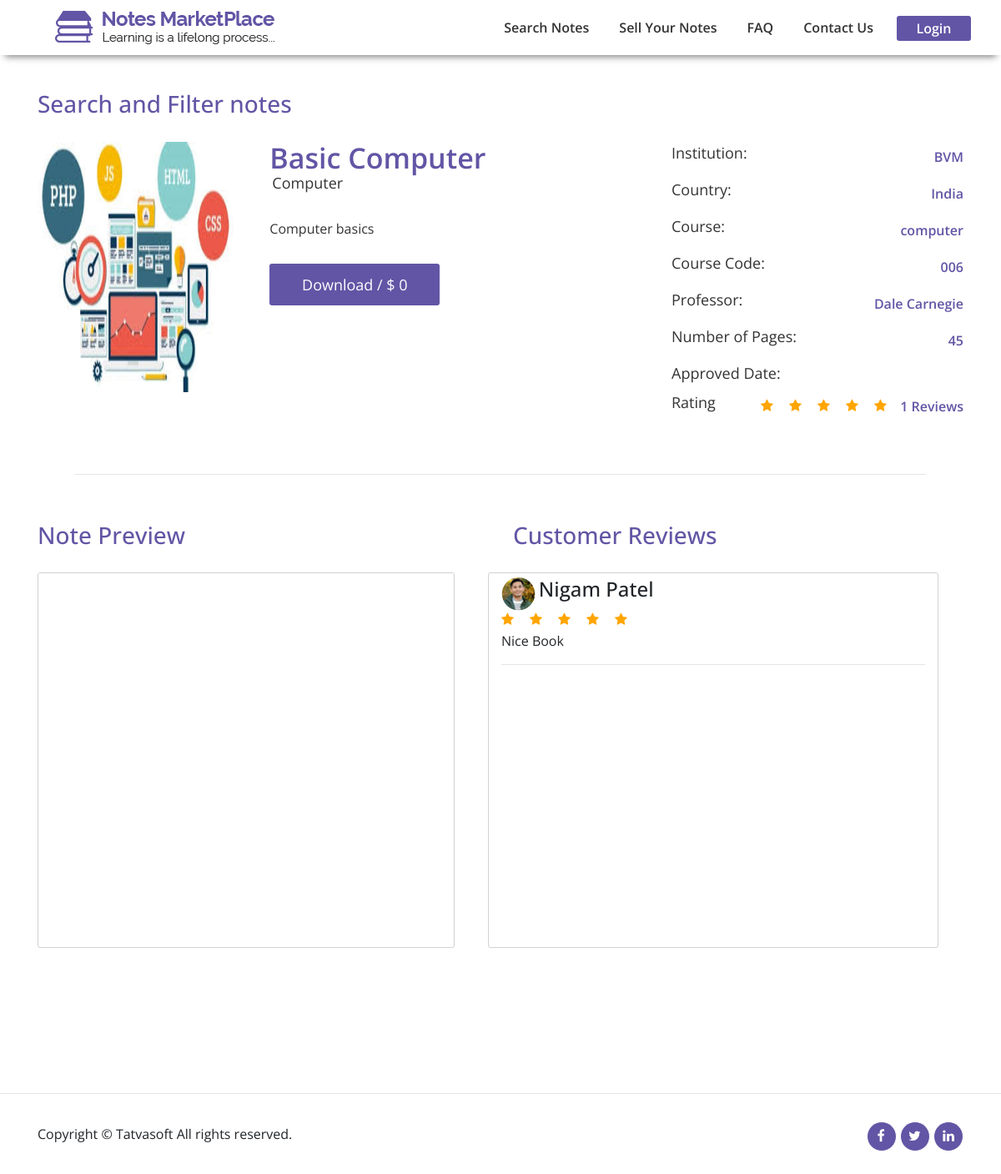
The app's page /note-details.php?id=6 with its own data.
### tables this page shows
CREATE TABLE `seller_notes` (
  `id` int(11) NOT NULL,
  `seller_id` int(11) NOT NULL,
  `status` int(11) NOT NULL,
  `ActionedBy` int(11) DEFAULT NULL,
  `AdminRemarks` varchar(500) DEFAULT NULL,
  `Published_date` datetime DEFAULT NULL,
  `Title` varchar(100) NOT NULL,
  `Category` int(11) NOT NULL,
  `Display_picture` varchar(500) DEFAULT NULL,
  `Note_type` int(11) DEFAULT NULL,
  `Number_of_pages` int(11) DEFAULT NULL,
  `Description` varchar(500) NOT NULL,
  `University_name` varchar(200) DEFAULT NULL,
  `Country` int(11) DEFAULT NULL,
  `Course` varchar(100) DEFAULT NULL,
  `Course_code` varchar(100) DEFAULT NULL,
  `Professor` varchar(100) DEFAULT NULL,
  `IsPaid` int(11) NOT NULL,
  `Selling_price` decimal(10,0) DEFAULT NULL,
  `NotesPreview` varchar(500) DEFAULT NULL,
  `CreatedDate` datetime DEFAULT NULL,
  `CreatedBy` int(11) DEFAULT NULL,
  `ModifiedDate` datetime DEFAULT NULL,
  `ModifiedBy` int(11) DEFAULT NULL,
  `IsActive` bit(2) NOT NULL DEFAULT b'1'
);

CREATE TABLE `notecategories` (
  `id` int(11) NOT NULL,
  `Name` varchar(100) NOT NULL,
  `Description` varchar(500) NOT NULL,
  `CreatedDate` datetime DEFAULT NULL,
  `CreatedBy` int(11) DEFAULT NULL,
  `ModifiedDate` datetime DEFAULT NULL,
  `ModifiedBy` int(11) DEFAULT NULL,
  `IsActive` bit(2) NOT NULL
);

CREATE TABLE `countries` (
  `id` int(11) NOT NULL,
  `Name` varchar(100) NOT NULL,
  `Country_code` varchar(100) NOT NULL,
  `CreatedDate` datetime DEFAULT NULL,
  `CreatedBy` int(11) DEFAULT NULL,
  `ModifiedDate` datetime DEFAULT NULL,
  `ModifiedBy` int(11) DEFAULT NULL,
  `IsActive` bit(2) NOT NULL
);

CREATE TABLE `seller_notes_attachments` (
  `id` int(11) NOT NULL,
  `note_id` int(11) NOT NULL,
  `File_name` varchar(100) NOT NULL,
  `File_path` varchar(500) NOT NULL,
  `CreatedDate` datetime DEFAULT NULL,
  `CreatedBy` int(11) DEFAULT NULL,
  `ModifiedDate` datetime DEFAULT NULL,
  `ModifiedBy` int(11) DEFAULT NULL,
  `IsActive` bit(2) NOT NULL DEFAULT b'1'
);

CREATE TABLE `users` (
  `id` int(11) NOT NULL,
  `role_id` int(11) NOT NULL,
  `FirstName` varchar(50) NOT NULL,
  `LastName` varchar(50) NOT NULL,
  `Email_id` varchar(100) NOT NULL,
  `Password` varchar(125) NOT NULL,
  `IsEmailVerified` bit(1) DEFAULT NULL,
  `CreatedDate` datetime DEFAULT current_timestamp(),
  `CreatedBy` int(11) DEFAULT 0,
  `ModifiedDate` datetime DEFAULT NULL,
  `ModifiedBy` int(11) DEFAULT NULL,
  `IsActive` bit(2) NOT NULL DEFAULT b'1'
);

CREATE TABLE `seller_notes_reviews` (
  `id` int(11) NOT NULL,
  `note_id` int(11) NOT NULL,
  `reviewer_id` int(11) NOT NULL,
  `download_id` int(11) NOT NULL,
  `Ratings` decimal(10,0) NOT NULL,
  `Comments` varchar(500) NOT NULL,
  `CreatedDate` datetime DEFAULT NULL,
  `CreatedBy` int(11) DEFAULT NULL,
  `ModifiedDate` datetime DEFAULT NULL,
  `ModifiedBy` int(11) DEFAULT NULL,
  `IsActive` bit(2) NOT NULL
);

### note-details.php (the view, shortened to what this page needs)
<?php
include 'includes/functions.php';
$noteId = $_REQUEST['id'];
 $sql = mysqli_query($conn,"select * from `seller_notes` where `id` = '$noteId'");
 if(mysqli_num_rows($sql)>0){
     while($row=mysqli_fetch_array($sql)){
         $title = $row['Title'];
         $catId = $row['Category'];
         $desc = $row['Description'];
         $price = $row['Selling_price'];
         $noteImage = $row['Display_picture'];
         $institute =$row['University_name'];
         $countryId = $row['Country'];
         $course = $row['Course'];
         $code= $row['Course_code'];
         $professor=$row['Professor'];
         $pages = $row['Number_of_pages'];
         $date = $row['Published_date'];
     }
     $selectCat = mysqli_query($conn,"select * from `notecategories` where `id` = '$catId' ");
     while($row1=mysqli_fetch_array($selectCat)){
         $category = $row1['Name'];
     }
     $selectCountry = mysqli_query($conn,"select * from `countries` where `id` = '$countryId'");
     while($row2=mysqli_fetch_array($selectCountry)){
        $country = $row2['Name'];
    }
    $notePreview = mysqli_query($conn,"select * from `seller_notes_attachments` where `note_id` = '$noteId' ");
    while($row3=mysqli_fetch_array($notePreview)){
        $pdf = $row3['File_path'];
    }
 }
?>
<!DOCTYPE html>
<html lang="en">
<head>
	<link rel="stylesheet" href="css/bootstrap/bootstrap.min.css">
	<link rel="stylesheet" href="css/font-awesome/css/font-awesome.min.css">
	<link rel="stylesheet" href="css/font-awesome/css/font-awesome.css">
	<link rel="stylesheet" href="css/style.css">
	<link rel="stylesheet" href="css/responsive.css">
</head>
<body class="note-details-page dashboard">
<?php include 'header.php';?>
<div class="heading-first">
		<div class="container">
			<h3>Search and Filter notes</h3>
		</div>
	</div>
	<section class="note-details">
		<div class="container">
			<div class="row">
				<div class="col-lg-8 col-md-12">
					<div class="row">
						<div class="col-md-4">
							<img src="<?php echo $noteImage; ?>" alt="">
						</div>
						<div class="col-md-8 padding-0">
							<h3 class="book-name"><?php echo $title; ?></h3>
							<sub class="book-cat"><?php echo $category; ?></sub>
							<p class="book-desc"><?php echo $desc; ?> </p>
 							<?php
								if(isset($_SESSION['userIdentifier'])){
									if($price > 0){
									echo '<button type="submit" class="btn book-download-btn" data-toggle="modal" data-target="#exampleModalConfirm" name="submit">Download / $ '.$price.' </button>';
									}
									else{
										echo '<button type="submit" class="btn book-download-btn" name="freeNote" id="freeNote">Download / $ '.$price.' </button>';
									}
								}
								else{
									echo '<form action="" method="POST">';
									echo '<button type="submit" class="btn book-download-btn" data-target="#exampleModalLong" name="submit">Download / $ '.$price.' </button>';
								}
								echo '</form>';
							?>
						</div>
					</div>
				</div>
				<div class="col-lg-4 col-md-12 col-12">
					<div class="row">
						<div class="col-md-4"><label for="" class="static-label">Institution:</label></div>
						<div class="col-md-8 text-right"><label for="" class="text-right dynamic-label"><?php echo $institute; ?></label></div>
					</div>
					<div class="row">
						<div class="col-md-4"><label for="" class="static-label">Country:</label></div>
						<div class="col-md-8 text-right"><label for="" class="text-right dynamic-label"><?php echo $country; ?></label></div>
					</div>
					<div class="row">
						<div class="col-md-4"><label for="" class="static-label">Course:</label></div>
						<div class="col-md-8 text-right"><label for="" class="text-right dynamic-label"><?php echo $course; ?></label></div>
					</div>
					<div class="row">
						<div class="col-md-7"><label for="" class="static-label">Course Code:</label></div>
						<div class="col-md-5 text-right"><label for="" class="text-right dynamic-label"><?php echo $code; ?></label></div>
					</div>
					<div class="row">
						<div class="col-md-4"><label for="" class="static-label">Professor:</label></div>
						<div class="col-md-8 text-right"><label for="" class="text-right dynamic-label"><?php echo $professor; ?></label></div>
					</div>
					<div class="row">
						<div class="col-md-8"><label for="" class="static-label">Number of Pages:</label></div>
						<div class="col-md-4 text-right"><label for="" class="text-right dynamic-label"><?php echo $pages; ?></label></div>
					</div>
					<div class="row">
						<div class="col-md-6"><label for="" class="static-label">Approved Date:</label></div>
						<div class="col-md-6 text-right"><label for="" class="text-right dynamic-label"><?php echo $date; ?></label></div>
					</div>
					<div class="row">
						<div class="col-md-6"><label for="" class="static-label">Rating</label></div>
						<div class="col-md-6 text-right">
							<?php
$qu = mysqli_query($conn,"select note_id,SUM(Ratings) as sum , COUNT(*) as countid from seller_notes_reviews where note_id = '$noteId'");
while($row3=mysqli_fetch_array($qu)){
  $counts = $row3['countid'];
if($counts==0){
  $avg=1;
}
else{
  $avg = $counts;
}
$sum = $row3['sum'];
$devide = ceil($sum / $avg);
}
 	?>
							<label for="" class="text-right dynamic-label"><?php echo $counts; ?> Reviews</label>
						</div>
						<div class="rating">
							<?php
						if($devide == 5){
               echo '
                <span class="fa fa-star checked" ></span>
                <span class="fa fa-star checked" ></span>
                <span class="fa fa-star checked" ></span>
                <span class="fa fa-star checked" ></span>
                <span class="fa fa-star checked" ></span>';
                }
        ?>
						</div>
					</div>
				</div>
			</div>
		</div>
	</section>
	<hr class="hr-1">
	<div class="container">
		<div class="row">
			<div class="col-lg-6 col-md-12 col-12">
				<div class="heading">
					<h3>Note Preview</h3>
				</div>
				<div id="Iframe-Cicis-Menu-To-Go" class="">
					<div class="responsive-wrapper
     responsive-wrapper-padding-bottom-90pct" style="-webkit-overflow-scrolling: touch; overflow: auto;">
						<iframe src="<?php echo $pdf; ?>">
							<p style="font-size: 110%;"><em><strong>ERROR: </strong>
									An &#105;frame should be displayed here but your browser version does not support &#105;frames.</em> Please update your browser to its most recent version and try again, or access the file <a href="http://unec.edu.az/application/uploads/2014/12/pdf-sample.pdf">with this link.</a></p>
						</iframe>
					</div>
				</div>
			</div>
			<div class="col-lg-6 col-md-12 col-12 mb-5">
				<div class="heading customer-review-heading">
					<h3>Customer Reviews</h3>
				</div>
            <div class="customer-reviews col-md-12">
            <?php
    $qu = mysqli_query($conn,"select SUM(Ratings) as sum , COUNT(*) as countid from seller_notes_reviews where note_id = '$noteId'");
    while($row3=mysqli_fetch_array($qu)){
  $counts = $row3['countid'];
  $sum = $row3['sum'];
if($counts==0){
    $avg=1;
  }
  else{
    $avg = $counts;
  }
  $devide = ceil($sum / $avg);
$select = mysqli_query($conn,"select * from seller_notes_reviews where note_id = '$noteId'");
while($fetch=mysqli_fetch_array($select)){
    $reviewer = $fetch['reviewer_id'];
$selectname = mysqli_query($conn,"select * from users where id = '$reviewer' ");
while($row5 = mysqli_fetch_array($selectname)){
 	?>
            <?php
					if(mysqli_num_rows($select) > 0){
                            ?>
           <div class="row">
                 <div class="col-md-1"><img src="images/User-Profile/user-img.png" alt=""></div>
                 <div class="col-md-10"><h4><?php
                  echo  $row5['FirstName'] .' '. $row5['LastName'];
                  ?>
						</h4></div>
                    <div class="ratings">
                    <?php
                    if($devide == 5){
               echo '
                <span class="fa fa-star checked" ></span>
                <span class="fa fa-star checked" ></span>
                <span class="fa fa-star checked" ></span>
                <span class="fa fa-star checked" ></span>
                <span class="fa fa-star checked" ></span>';
                }
        ?>
                    </div>
                <div class="col-md-12"> <?php echo $fetch['Comments']; ?> </div>
                </div>
                <hr>
                <?php
                  } } } }
?>
            </div>
            </div>
						</div>
						</div>
	<br><br><br><br>
	<footer>
		<hr>
		<div class="container">
			<div class="row">
				<div class="col-md-6">
					<p>Copyright &copy; Tatvasoft All rights reserved.</p>
				</div>
				<div class="col-md-6">
					<div class="social-list text-right">
						<a href="#"><i class="fa fa-facebook"></i></a>
						<a href="#"><i class="fa fa-twitter"></i></a>
						<a href="#"><i class="fa fa-linkedin"></i></a>
					</div>
				</div>
			</div>
		</div>
	</footer>
</body>
</html>

### records on screen
seller_notes: Display_picture (picture), Title "Basic Computer", Description "Computer basics", Selling_price "0", University_name "BVM", Course "computer", Course_code "006", Professor "Dale Carnegie", Number_of_pages "45"
notecategories: Name "Computer"
countries: Name "India"
seller_notes_reviews: Comments "Nice Book"
users: FirstName "Nigam", LastName "Patel"

### other values on screen
$counts "1"
